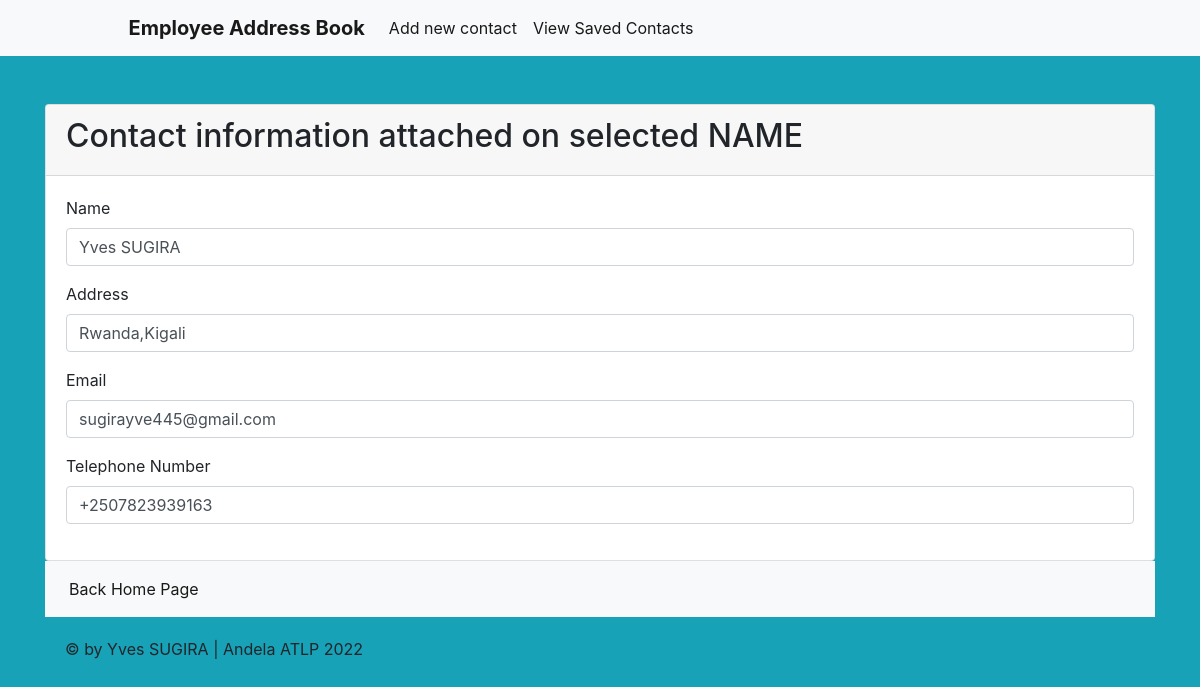
The page /View.php?id=1 on the database its author committed.
### tables this page shows
CREATE TABLE `user` (
  `id` int(11) NOT NULL,
  `name` varchar(50) NOT NULL,
  `address` varchar(20) NOT NULL,
  `email` varchar(50) NOT NULL,
  `telephone` varchar(20) NOT NULL
);

### View.php (the view, shortened to what this page needs)
<?php
$dsn = 'mysql:host=localhost;dbname=andelasimpelwebapp';
$username = 'root';
$password = '';
$options = [];
try {
$connection = new PDO($dsn, $username, $password, $options);
} catch(PDOException $e) {
}
$id = $_GET['id'];
$sql = 'SELECT * FROM user WHERE id=:id';
$statement = $connection->prepare($sql);
$statement->execute([':id' => $id ]);
$person = $statement->fetch(PDO::FETCH_OBJ);
 ?>
<?php require 'header.php'; ?>
<div class="container">
  <div class="card mt-5">
    <div class="card-header">
      <h2>Contact information attached on selected NAME</h2>
    </div>
    <div class="card-body">
      <form method="post">
        <div class="form-group">
          <label for="name">Name</label>
          <input value="<?= $person->name; ?>" type="text" name="name" id="name" class="form-control">
        </div>
        <div class="form-group">
          <label for="address">Address</label>
          <input type="text" value="<?= $person->address; ?>" name="address" id="email" class="form-control">
        </div>
         <div class="form-group">
          <label for="EMAIL">Email</label>
          <input value="<?= $person->email; ?>" type="text" name="email" id="email" class="form-control">
        </div>
        <div class="form-group">
          <label for="telephone">Telephone Number</label>
          <input type="text" value="<?= $person->telephone; ?>" name="telephone" id="telephone" class="form-control">
        </div>
      </form>
    </div>
  </div>
  <nav class="navbar navbar-expand-lg navbar-light bg-light">
  <div class="collapse navbar-collapse" id="navbarSupportedContent">
    <ul class="navbar-nav mr-auto">
      <li class="nav-item active">
        <a class="nav-link" href="index.php">Back Home Page<span class="sr-only">(current)</span></a>
      </li>
    </ul>
  </div>
</nav>
</div>
<?php require 'footer.php'; ?>

### rows shown on the page
user: name "Yves SUGIRA", address "Rwanda,Kigali", email "sugirayve445@gmail.com", telephone "+2507823939163"
